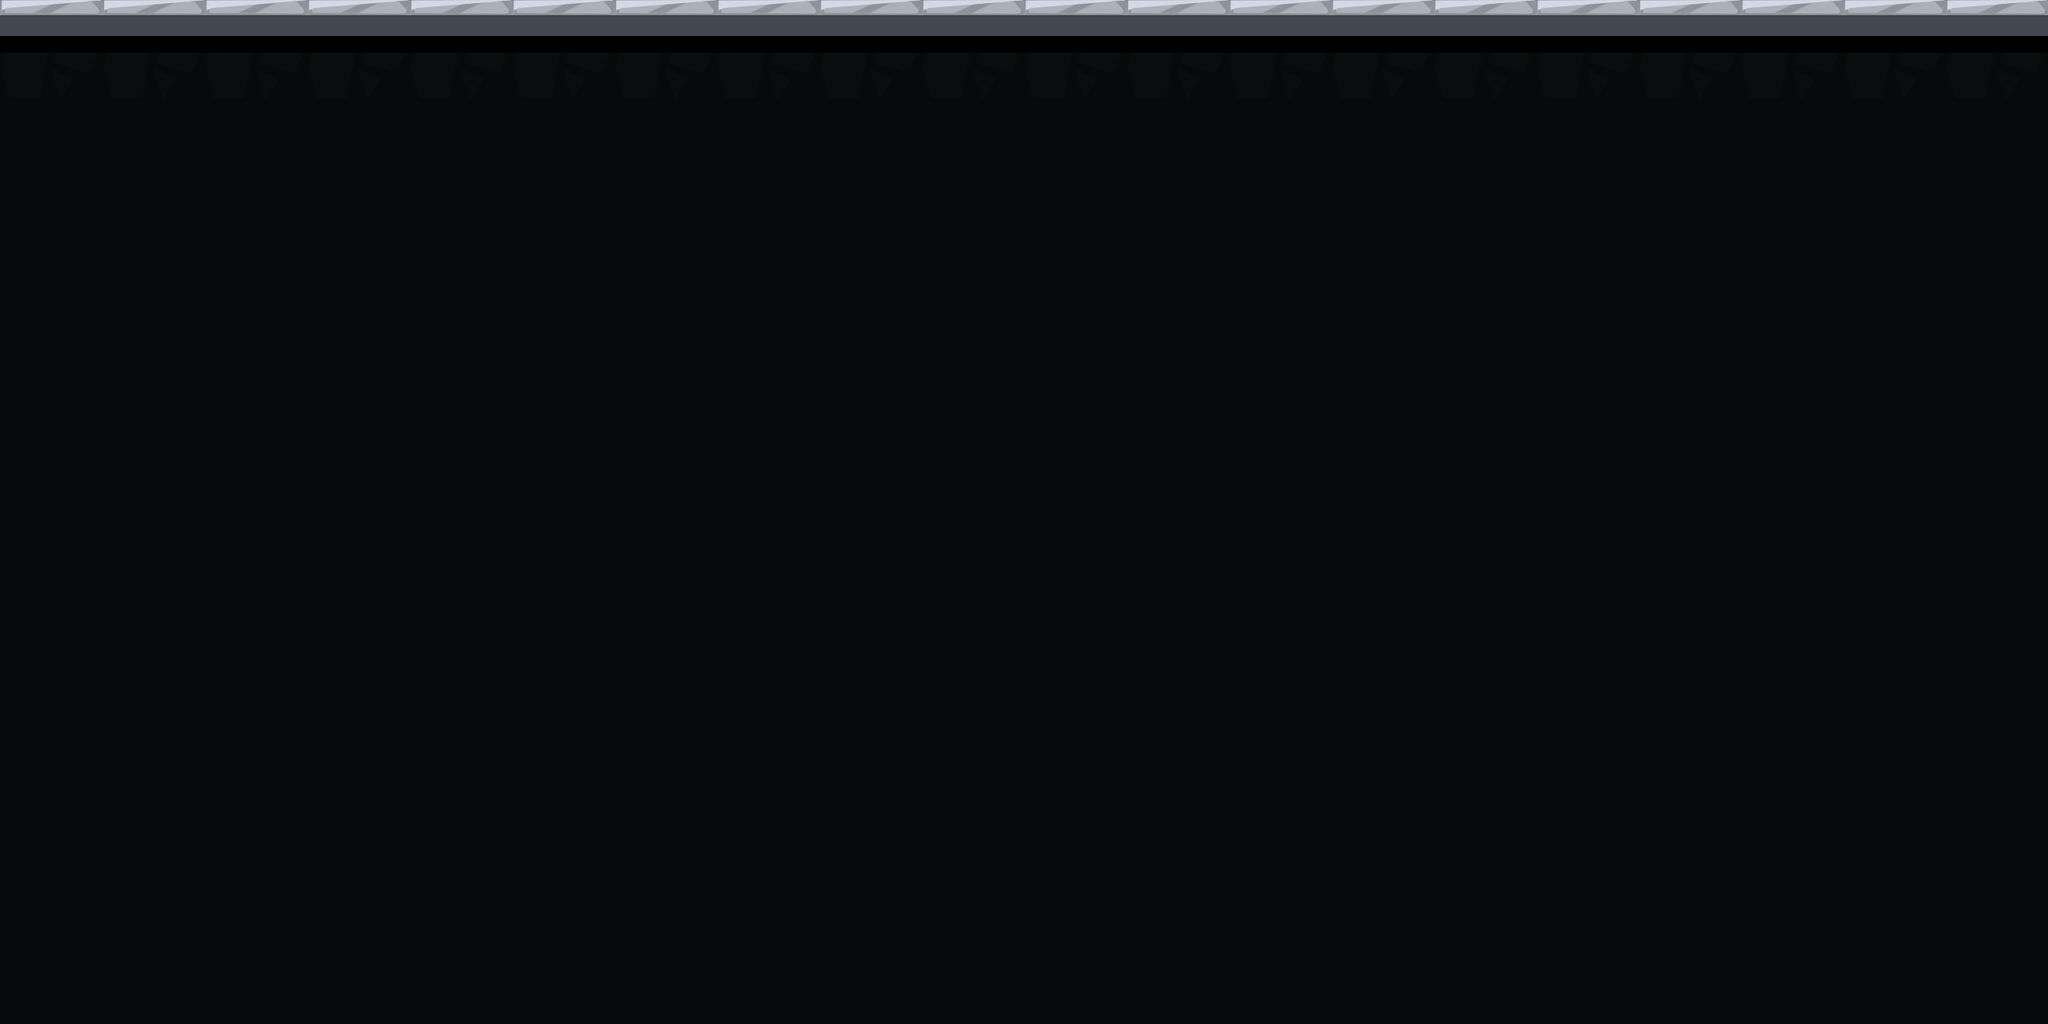

This game map was drawn from its Tiled (.tmx) file and the tilesets committed beside it. A one-line description and the full map source follow:
An orthogonal 20x10 tile map with 128x128 px tiles, 1 tile layer (ground).

<map version="1.10" tiledversion="1.10.2" orientation="orthogonal" renderorder="right-down" width="20" height="10" tilewidth="128" tileheight="128" infinite="0" nextlayerid="7" nextobjectid="1">
 <tileset firstgid="1" name="Tile" tilewidth="128" tileheight="128" tilecount="2" columns="0">
  <grid orientation="orthogonal" width="1" height="1" />
  <tile id="0">
   <image width="128" height="128" source="../../tile/rouge-lite/factory/2.png" />
  </tile>
  <tile id="1">
   <image width="128" height="128" source="../../tile/rouge-lite/factory/5.png" />
  </tile>
 </tileset>
 <layer id="5" name="ground" width="20" height="10">
  <data encoding="csv">
1,1,1,1,1,1,1,1,1,1,1,1,1,1,1,1,1,1,1,1,
2,2,2,2,2,2,2,2,2,2,2,2,2,2,2,2,2,2,2,2,
2,2,2,2,2,2,2,2,2,2,2,2,2,2,2,2,2,2,2,2,
2,2,2,2,2,2,2,2,2,2,2,2,2,2,2,2,2,2,2,2,
2,2,2,2,2,2,2,2,2,2,2,2,2,2,2,2,2,2,2,2,
2,2,2,2,2,2,2,2,2,2,2,2,2,2,2,2,2,2,2,2,
2,2,2,2,2,2,2,2,2,2,2,2,2,2,2,2,2,2,2,2,
2,2,2,2,2,2,2,2,2,2,2,2,2,2,2,2,2,2,2,2,
2,2,2,2,2,2,2,2,2,2,2,2,2,2,2,2,2,2,2,2,
2,2,2,2,2,2,2,2,2,2,2,2,2,2,2,2,2,2,2,2
</data>
 </layer>
</map>
